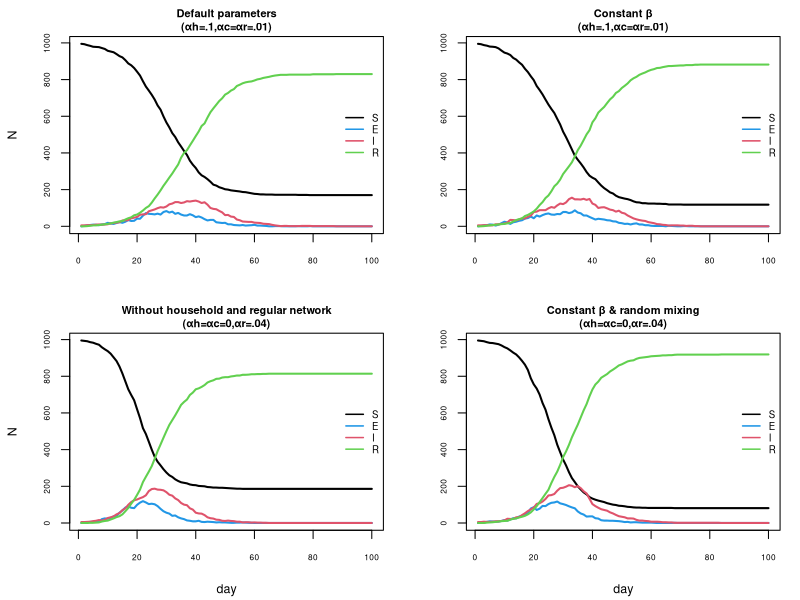

This figure's R source:
# Team Members: 
# 1. Shivasharini Govindasamy (Sharuuu27) - S2766392
# 2. Yu-Hsuan Hung (YuHsuan07) - S2793274
# 3. Yasuhiro Hara (hiroh-git) - S2826059

# Team Contributions:
# Yasuhiro - 
# Yu-Hsuan - 
# Shivasharini - 

## Code to [...].
## The challenge is that [...].
## 3 strategies are suggested:
## 1. [...].
## 2. [...].
## 3. [...].
## [...]. 

set.seed(0)
## Question 1
### To assign the n people to their unique household ID

n <- 1000
hmax <- 5

h <- sample(rep(1:n, times = sample(1:hmax, n, replace = TRUE))[1:n])


## Question 2
### To assign Sociability Parameter (Beta-i)
generate_beta <- function(n = 1000, bmu = 5e-5, bsc = 1e-5) {
  beta <- rgamma(n, shape=bmu/bsc, scale=bsc)
  return(beta)
}  

beta <- generate_beta(n=n)

### To assign regular network relations

get.net <- function(beta, h, nc = 15) {
  
  n <- length(beta) 
  mean_beta <- mean(beta)
  prob_denominator <- mean_beta^2 * (n - 1)
  
  network <- replicate(n, integer(0), simplify = FALSE) 
  #creating network list of all n people
  
  for (i in 1:(n - 1)) {
    for (j in (i + 1):n) { # to make sure the pairs are not itself
      if (h[i] == h[j]) { 
        next # if i and j of the same household, go to the next pair
      }
      
      link <- (nc * beta[i] * beta[j]) / prob_denominator 
      # probability of contact network
      
      link <- min(link, 1) # to ensure the probability does not exceed 1
      
      if (runif(1) < link) { # to check weather i and j are regular contacts
        network[[i]] <- c(network[[i]], j) # assign i to j's contact list
        network[[j]] <- c(network[[j]], i) # assign j to i's contact list
      }
    }
  }
  
  return(network)
}

alink <- get.net(beta, h)


## Question3
## SEIR simulation model with social structure
nseir <- function(beta, h, alink, alpha = c(.1, .01, .01), delta = .2, 
                  gamma = .4, nc = 15,nt = 100, pinf = .005) {
  ## beta = the transmission rate parameter;
  ## h = household each person belongs to;
  ## alpha = the daily probs I[i] -> S[j]
  ## gamma = daily prob E -> I; delta = daily prob I -> R;
  ## nc = Average contacts; nt = number of days
  ## pinf = initial proportion infected.
  
  ##Initialization 
  set.seed(0)
  n <- length(beta)
  x <- rep(0, n)
  ni <- round(n * pinf)
  
  ## Randomly set the initial number of infected individuals (I=2)
  x[sample(n, ni)] <- 2
  
  ## Pre-calculate constant denominator for 3rd way
  mean_beta <- mean(beta)
  prob_deno <- mean_beta^2 * (n - 1)
  
  ## Set up storage for each state
  S <- E <- I <- R <- rep(0, nt)
  
  ## Record initial population counts (Day 1)
  S[1] <- n-ni;I[1] <- ni
  
  ## Loop over the remaining days
  for (t in 2:nt) {
    
    u <- runif(n)          ## generate uniform random deviates
    I_idx <- which(x == 2) ## get infection indices
    
    x[x == 2 & u < delta] <- 3 ## I -> R with prob delta
    x[x == 1 & u < gamma] <- 2 ## E -> I with prob gamma
    
    # S -> E (Three ways)
    for (i in I_idx) {  ## Loop through each infector i
      h_id <- h[i]      ## get the household ID of i
      net <- alink[[i]] ## get the regular network contacts (indices) of i
      
      ## 1st way: household transmission
      ## find people who are S(0) and in i's household
      S_in_hh_idx <- which(x == 0 & h == h_id)
      ## check if there are any S targets in the household
      if (length(S_in_hh_idx) > 0) {
        ## generate uniform random deviates
        u_hh <- runif(length(S_in_hh_idx))
        ## determine who is infected (prob alpha[1]).
        x[S_in_hh_idx[u_hh < alpha[1]]] <- 1 ## S-> E with prob alpha[1]
      }
      
      ## 2nd way: Regular Network Transmission
      ## Filter out contacts who are still S(0)
      S_net_idx <- net[x[net] == 0]
      ### check if there are any S targets in the regular network
      if (length(S_net_idx) > 0) {
        ## generate uniform random deviates
        u_net <- runif(length(S_net_idx))
        ## determine who is infected (prob alpha[2])
        x[S_net_idx[u_net < alpha[2]]] <- 1 ## S-> E with prob alpha[2]
      }
      
      ## 3rd way: Irrespective Transmission
      S_all_idx <- which(x == 0)
      ## check if there are any S targets
      if (length(S_all_idx) > 0) {
        ## Setting P_random
        ## Use pmin to cap probability at 1
        P_random <- pmin(alpha[3] * nc * beta[i] * beta[S_all_idx] / prob_deno, 1)
        ## generate uniform random deviates
        u_random <- runif(length(S_all_idx))
        ## determine who is infected (prob P_random)
        x[S_all_idx[u_random < P_random]] <- 1 ## S-> E with prob P_random
      }
    }
    
    ## Store daily results
    S[t] <- sum(x == 0); E[t] <- sum(x == 1)
    I[t] <- sum(x == 2); R[t] <- sum(x == 3)
  }
  
  return(list(S = S, E = E, I = I, R = R))
}


## Question4
## A function to nicely plot the dynamics of the simulated population states
plot_graphs <- function(alphas, betas, labels) {
  ## alphas = the daily probs I[i] -> S[j] in matrix format;
  ## betas = the transmission rate parameter in matrix format;
  ## labels = title of each parameter settings
  
  ## setting for plotting multiple graphs
  ncol <- length(alphas[1,])    ## set number of graphs to plot
  par(mfcol=c(2,ncol/2),        ## layout setting of the plot
      mar=c(4,4,2,1),           ## margin settings
      oma=c(.2,.2,.2,.2),       ## outer margin settings
      family="sans",            ## font style settings (Arial)
      cex.axis=.6, cex.lab=.9)  ## font size settings
  
  for (i in 1:ncol){
    ## draw y axis labels only on the first graph
    if (i<=2) scY <- "N" else scY <- ""      ## draw Y-axis label on the left graphs
    if (i%%2==0) scX <- "day" else scX <- "" ## draw X-asix label on the bottom graphs
    
    ## Simulate SEIR model with nseir function
    epi <- nseir(beta=betas[,i],h,alink,alpha=alphas[,i])
    
    ## plot simulated data
    plot(epi$S,ylim=c(0,max(epi$S)),xlab=scX,ylab=scY,
         main=labels[i],
         type="l",cex=.5,cex.main=.8,lwd=2)     ## S (black)
    lines(epi$E,col=4,type="l",cex=.5,lwd=2)    ## E (blue)
    lines(epi$I,col=2,type="l",cex=.5,lwd=2)    ## I (red)
    lines(epi$R,col=3,type="l",cex=.5,lwd=2)    ## I (red)
    legend(x="right",y="center",                ## legend
           legend=c("S", "E", "I", "R"), col=c(1, 4, 2, 3),
           lty=1, bty="n",cex=.7,lwd=1.5)
  }
}


## Question5
## Compare 4 scenarios and plot
### parameter inputs
alphas <- array(c(c(.1,.01,.01),
                  c(0,0,.04),
                  c(.1,.01,.01),
                  c(0,0,.04)),
                dim=c(3,4))

set.seed(0)
beta_u <- runif(n)
beta_mean <- rep(mean(beta_u),n)
betas <- array(c(beta_u,beta_u,beta_mean,beta_mean),
               dim=c(n,4))

labels <- c("Default parameters\n(αh=.1,αc=αr=.01)",
            "Without household and regular network\n(αh=αc=0,αr=.04)",
            "Constant β\n(αh=.1,αc=αr=.01)",
            "Constant β & random mixing\n(αh=αc=0,αr=.04)")

## Plot graphs
plot_graphs(alphas, betas, labels)
